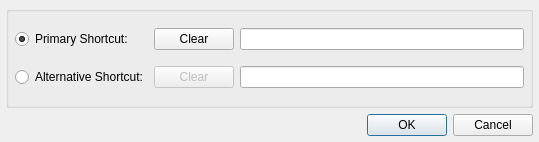
<?xml version="1.0" encoding="UTF-8"?>
<ui version="4.0">
 <class>ShortcutDialog</class>
 <widget class="QDialog" name="ShortcutDialog">
  <property name="geometry">
   <rect>
    <x>0</x>
    <y>0</y>
    <width>539</width>
    <height>142</height>
   </rect>
  </property>
  <property name="windowTitle">
   <string>Edit Shortcut</string>
  </property>
  <property name="whatsThis">
   <string>Press your shortcut keys and select OK</string>
  </property>
  <layout class="QVBoxLayout">
   <item>
    <widget class="QGroupBox" name="shortcutsGroup">
     <property name="title">
      <string/>
     </property>
     <layout class="QGridLayout" name="gridLayout">
      <item row="0" column="0">
       <widget class="QRadioButton" name="primaryButton">
        <property name="focusPolicy">
         <enum>Qt::NoFocus</enum>
        </property>
        <property name="toolTip">
         <string>Select to change the primary keyboard shortcut</string>
        </property>
        <property name="text">
         <string>Primary Shortcut:</string>
        </property>
        <property name="checked">
         <bool>true</bool>
        </property>
       </widget>
      </item>
      <item row="0" column="1">
       <widget class="QPushButton" name="primaryClearButton">
        <property name="focusPolicy">
         <enum>Qt::NoFocus</enum>
        </property>
        <property name="toolTip">
         <string>Press to clear the key sequence buffer.</string>
        </property>
        <property name="text">
         <string>Clear</string>
        </property>
       </widget>
      </item>
      <item row="0" column="2">
       <widget class="QLineEdit" name="keyEdit">
        <property name="readOnly">
         <bool>true</bool>
        </property>
       </widget>
      </item>
      <item row="1" column="0">
       <widget class="QRadioButton" name="alternateButton">
        <property name="focusPolicy">
         <enum>Qt::NoFocus</enum>
        </property>
        <property name="toolTip">
         <string>Select to change the alternative keyboard shortcut</string>
        </property>
        <property name="text">
         <string>Alternative Shortcut:</string>
        </property>
       </widget>
      </item>
      <item row="1" column="1">
       <widget class="QPushButton" name="alternateClearButton">
        <property name="enabled">
         <bool>false</bool>
        </property>
        <property name="focusPolicy">
         <enum>Qt::NoFocus</enum>
        </property>
        <property name="toolTip">
         <string>Press to clear the key sequence buffer.</string>
        </property>
        <property name="text">
         <string>Clear</string>
        </property>
       </widget>
      </item>
      <item row="1" column="2">
       <widget class="QLineEdit" name="alternateKeyEdit">
        <property name="readOnly">
         <bool>true</bool>
        </property>
       </widget>
      </item>
     </layout>
    </widget>
   </item>
   <item>
    <widget class="QDialogButtonBox" name="buttonBox">
     <property name="orientation">
      <enum>Qt::Horizontal</enum>
     </property>
     <property name="standardButtons">
      <set>QDialogButtonBox::Cancel|QDialogButtonBox::Ok</set>
     </property>
    </widget>
   </item>
  </layout>
 </widget>
 <layoutdefault spacing="6" margin="6"/>
 <pixmapfunction>qPixmapFromMimeSource</pixmapfunction>
 <resources/>
 <connections>
  <connection>
   <sender>primaryButton</sender>
   <signal>toggled(bool)</signal>
   <receiver>primaryClearButton</receiver>
   <slot>setEnabled(bool)</slot>
   <hints>
    <hint type="sourcelabel">
     <x>80</x>
     <y>23</y>
    </hint>
    <hint type="destinationlabel">
     <x>178</x>
     <y>24</y>
    </hint>
   </hints>
  </connection>
  <connection>
   <sender>alternateButton</sender>
   <signal>toggled(bool)</signal>
   <receiver>alternateClearButton</receiver>
   <slot>setEnabled(bool)</slot>
   <hints>
    <hint type="sourcelabel">
     <x>98</x>
     <y>56</y>
    </hint>
    <hint type="destinationlabel">
     <x>247</x>
     <y>66</y>
    </hint>
   </hints>
  </connection>
  <connection>
   <sender>buttonBox</sender>
   <signal>rejected()</signal>
   <receiver>ShortcutDialog</receiver>
   <slot>reject()</slot>
   <hints>
    <hint type="sourcelabel">
     <x>92</x>
     <y>96</y>
    </hint>
    <hint type="destinationlabel">
     <x>100</x>
     <y>117</y>
    </hint>
   </hints>
  </connection>
 </connections>
</ui>
